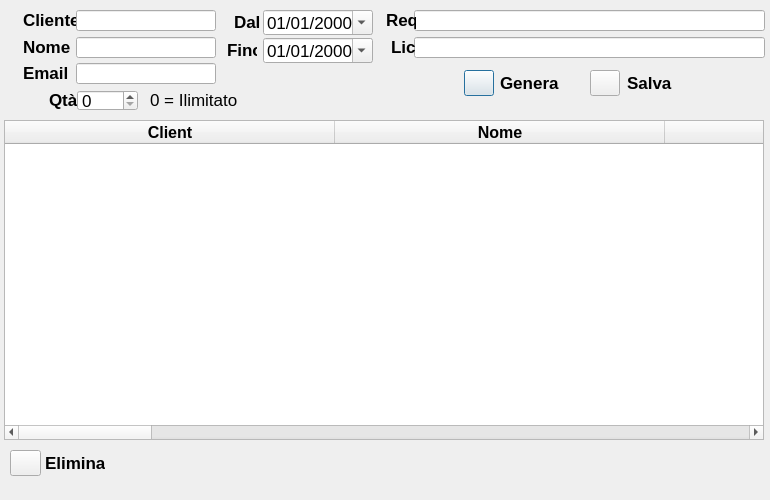
<?xml version="1.0" encoding="UTF-8"?>
<ui version="4.0">
 <class>DialogLic</class>
 <widget class="QDialog" name="DialogLic">
  <property name="geometry">
   <rect>
    <x>0</x>
    <y>0</y>
    <width>770</width>
    <height>500</height>
   </rect>
  </property>
  <property name="sizePolicy">
   <sizepolicy hsizetype="Fixed" vsizetype="Fixed">
    <horstretch>0</horstretch>
    <verstretch>0</verstretch>
   </sizepolicy>
  </property>
  <property name="minimumSize">
   <size>
    <width>770</width>
    <height>500</height>
   </size>
  </property>
  <property name="maximumSize">
   <size>
    <width>770</width>
    <height>500</height>
   </size>
  </property>
  <property name="sizeIncrement">
   <size>
    <width>770</width>
    <height>500</height>
   </size>
  </property>
  <property name="baseSize">
   <size>
    <width>770</width>
    <height>500</height>
   </size>
  </property>
  <property name="font">
   <font>
    <family>Monospace</family>
    <pointsize>9</pointsize>
   </font>
  </property>
  <property name="cursor">
   <cursorShape>PointingHandCursor</cursorShape>
  </property>
  <property name="windowTitle">
   <string>Aron Proxy License</string>
  </property>
  <widget class="QTableWidget" name="tableWidget">
   <property name="geometry">
    <rect>
     <x>4</x>
     <y>120</y>
     <width>760</width>
     <height>320</height>
    </rect>
   </property>
   <property name="minimumSize">
    <size>
     <width>760</width>
     <height>320</height>
    </size>
   </property>
   <property name="maximumSize">
    <size>
     <width>760</width>
     <height>320</height>
    </size>
   </property>
   <property name="sizeIncrement">
    <size>
     <width>760</width>
     <height>320</height>
    </size>
   </property>
   <property name="baseSize">
    <size>
     <width>760</width>
     <height>420</height>
    </size>
   </property>
   <property name="font">
    <font>
     <family>Helvetica</family>
     <pointsize>13</pointsize>
    </font>
   </property>
   <property name="cursor" stdset="0">
    <cursorShape>PointingHandCursor</cursorShape>
   </property>
   <property name="editTriggers">
    <set>QAbstractItemView::DoubleClicked</set>
   </property>
   <property name="dragDropOverwriteMode">
    <bool>false</bool>
   </property>
   <property name="alternatingRowColors">
    <bool>true</bool>
   </property>
   <property name="selectionMode">
    <enum>QAbstractItemView::SingleSelection</enum>
   </property>
   <property name="selectionBehavior">
    <enum>QAbstractItemView::SelectRows</enum>
   </property>
   <property name="textElideMode">
    <enum>Qt::ElideMiddle</enum>
   </property>
   <property name="gridStyle">
    <enum>Qt::DotLine</enum>
   </property>
   <property name="sortingEnabled">
    <bool>true</bool>
   </property>
   <attribute name="horizontalHeaderDefaultSectionSize">
    <number>69</number>
   </attribute>
   <attribute name="horizontalHeaderMinimumSectionSize">
    <number>330</number>
   </attribute>
   <attribute name="horizontalHeaderStretchLastSection">
    <bool>false</bool>
   </attribute>
   <attribute name="verticalHeaderDefaultSectionSize">
    <number>25</number>
   </attribute>
   <attribute name="verticalHeaderMinimumSectionSize">
    <number>25</number>
   </attribute>
   <attribute name="verticalHeaderStretchLastSection">
    <bool>false</bool>
   </attribute>
   <column>
    <property name="text">
     <string>Client</string>
    </property>
    <property name="font">
     <font>
      <family>Helvetica</family>
      <pointsize>12</pointsize>
      <weight>75</weight>
      <bold>true</bold>
     </font>
    </property>
    <property name="textAlignment">
     <set>AlignCenter</set>
    </property>
   </column>
   <column>
    <property name="text">
     <string>Nome</string>
    </property>
    <property name="font">
     <font>
      <family>Helvetica</family>
      <pointsize>12</pointsize>
      <weight>75</weight>
      <bold>true</bold>
     </font>
    </property>
    <property name="textAlignment">
     <set>AlignCenter</set>
    </property>
   </column>
   <column>
    <property name="text">
     <string>Email</string>
    </property>
    <property name="font">
     <font>
      <family>Helvetica</family>
      <pointsize>12</pointsize>
      <weight>75</weight>
      <bold>true</bold>
     </font>
    </property>
    <property name="textAlignment">
     <set>AlignCenter</set>
    </property>
   </column>
   <column>
    <property name="text">
     <string>Qtà</string>
    </property>
    <property name="font">
     <font>
      <family>Helvetica</family>
      <pointsize>12</pointsize>
      <weight>75</weight>
      <bold>true</bold>
     </font>
    </property>
    <property name="textAlignment">
     <set>AlignCenter</set>
    </property>
   </column>
   <column>
    <property name="text">
     <string>Attivo</string>
    </property>
    <property name="font">
     <font>
      <family>Helvetica</family>
      <pointsize>12</pointsize>
      <weight>75</weight>
      <bold>true</bold>
     </font>
    </property>
    <property name="textAlignment">
     <set>AlignCenter</set>
    </property>
   </column>
   <column>
    <property name="text">
     <string>Scade</string>
    </property>
    <property name="font">
     <font>
      <family>Helvetica</family>
      <pointsize>12</pointsize>
      <weight>75</weight>
      <bold>true</bold>
     </font>
    </property>
    <property name="textAlignment">
     <set>AlignCenter</set>
    </property>
   </column>
   <column>
    <property name="text">
     <string>Req</string>
    </property>
    <property name="font">
     <font>
      <family>Helvetica</family>
      <pointsize>12</pointsize>
      <weight>75</weight>
      <bold>true</bold>
     </font>
    </property>
    <property name="textAlignment">
     <set>AlignCenter</set>
    </property>
   </column>
   <column>
    <property name="text">
     <string>Lic</string>
    </property>
    <property name="font">
     <font>
      <family>Helvetica</family>
      <pointsize>12</pointsize>
      <weight>75</weight>
      <bold>true</bold>
     </font>
    </property>
    <property name="textAlignment">
     <set>AlignCenter</set>
    </property>
   </column>
   <column>
    <property name="text">
     <string>Server-ID</string>
    </property>
    <property name="font">
     <font>
      <family>Helvetica</family>
      <pointsize>12</pointsize>
      <weight>75</weight>
      <bold>true</bold>
     </font>
    </property>
    <property name="textAlignment">
     <set>AlignCenter</set>
    </property>
   </column>
   <column>
    <property name="text">
     <string>Active</string>
    </property>
    <property name="font">
     <font>
      <family>Helvetica</family>
      <pointsize>12</pointsize>
      <weight>75</weight>
      <bold>true</bold>
     </font>
    </property>
    <property name="textAlignment">
     <set>AlignCenter</set>
    </property>
   </column>
   <column>
    <property name="text">
     <string>Password</string>
    </property>
    <property name="font">
     <font>
      <family>Helvetica</family>
      <pointsize>12</pointsize>
      <weight>75</weight>
      <bold>true</bold>
     </font>
    </property>
    <property name="textAlignment">
     <set>AlignCenter</set>
    </property>
   </column>
  </widget>
  <widget class="QLabel" name="labelClient">
   <property name="geometry">
    <rect>
     <x>23</x>
     <y>10</y>
     <width>60</width>
     <height>20</height>
    </rect>
   </property>
   <property name="minimumSize">
    <size>
     <width>60</width>
     <height>20</height>
    </size>
   </property>
   <property name="maximumSize">
    <size>
     <width>60</width>
     <height>20</height>
    </size>
   </property>
   <property name="font">
    <font>
     <family>Helvetica</family>
     <pointsize>13</pointsize>
     <weight>75</weight>
     <bold>true</bold>
    </font>
   </property>
   <property name="cursor">
    <cursorShape>PointingHandCursor</cursorShape>
   </property>
   <property name="text">
    <string>Cliente</string>
   </property>
  </widget>
  <widget class="QLineEdit" name="lineEditClient">
   <property name="geometry">
    <rect>
     <x>76</x>
     <y>10</y>
     <width>140</width>
     <height>21</height>
    </rect>
   </property>
   <property name="font">
    <font>
     <family>Helvetica</family>
     <pointsize>13</pointsize>
    </font>
   </property>
   <property name="cursor">
    <cursorShape>PointingHandCursor</cursorShape>
   </property>
  </widget>
  <widget class="QLabel" name="labelName">
   <property name="geometry">
    <rect>
     <x>23</x>
     <y>37</y>
     <width>60</width>
     <height>20</height>
    </rect>
   </property>
   <property name="minimumSize">
    <size>
     <width>60</width>
     <height>20</height>
    </size>
   </property>
   <property name="maximumSize">
    <size>
     <width>60</width>
     <height>20</height>
    </size>
   </property>
   <property name="font">
    <font>
     <family>Helvetica</family>
     <pointsize>13</pointsize>
     <weight>75</weight>
     <bold>true</bold>
    </font>
   </property>
   <property name="cursor">
    <cursorShape>PointingHandCursor</cursorShape>
   </property>
   <property name="text">
    <string>Nome</string>
   </property>
  </widget>
  <widget class="QLineEdit" name="lineEditName">
   <property name="geometry">
    <rect>
     <x>76</x>
     <y>37</y>
     <width>140</width>
     <height>21</height>
    </rect>
   </property>
   <property name="font">
    <font>
     <family>Helvetica</family>
     <pointsize>13</pointsize>
    </font>
   </property>
   <property name="cursor">
    <cursorShape>PointingHandCursor</cursorShape>
   </property>
  </widget>
  <widget class="QLabel" name="labelEmail">
   <property name="geometry">
    <rect>
     <x>23</x>
     <y>63</y>
     <width>60</width>
     <height>20</height>
    </rect>
   </property>
   <property name="minimumSize">
    <size>
     <width>60</width>
     <height>20</height>
    </size>
   </property>
   <property name="maximumSize">
    <size>
     <width>60</width>
     <height>20</height>
    </size>
   </property>
   <property name="font">
    <font>
     <family>Helvetica</family>
     <pointsize>13</pointsize>
     <weight>75</weight>
     <bold>true</bold>
    </font>
   </property>
   <property name="cursor">
    <cursorShape>PointingHandCursor</cursorShape>
   </property>
   <property name="text">
    <string>Email</string>
   </property>
  </widget>
  <widget class="QLineEdit" name="lineEditEmail">
   <property name="geometry">
    <rect>
     <x>76</x>
     <y>63</y>
     <width>140</width>
     <height>21</height>
    </rect>
   </property>
   <property name="font">
    <font>
     <family>Helvetica</family>
     <pointsize>13</pointsize>
    </font>
   </property>
   <property name="cursor">
    <cursorShape>PointingHandCursor</cursorShape>
   </property>
  </widget>
  <widget class="QLabel" name="labelQty">
   <property name="geometry">
    <rect>
     <x>49</x>
     <y>90</y>
     <width>30</width>
     <height>20</height>
    </rect>
   </property>
   <property name="minimumSize">
    <size>
     <width>30</width>
     <height>20</height>
    </size>
   </property>
   <property name="maximumSize">
    <size>
     <width>30</width>
     <height>20</height>
    </size>
   </property>
   <property name="font">
    <font>
     <family>Helvetica</family>
     <pointsize>13</pointsize>
     <weight>75</weight>
     <bold>true</bold>
    </font>
   </property>
   <property name="cursor">
    <cursorShape>PointingHandCursor</cursorShape>
   </property>
   <property name="text">
    <string>Qtà</string>
   </property>
  </widget>
  <widget class="QDateEdit" name="dateEditActive">
   <property name="geometry">
    <rect>
     <x>263</x>
     <y>10</y>
     <width>110</width>
     <height>25</height>
    </rect>
   </property>
   <property name="font">
    <font>
     <family>Helvetica</family>
     <pointsize>13</pointsize>
    </font>
   </property>
   <property name="cursor">
    <cursorShape>PointingHandCursor</cursorShape>
   </property>
   <property name="displayFormat">
    <string>dd/MM/yyyy</string>
   </property>
   <property name="calendarPopup">
    <bool>true</bool>
   </property>
  </widget>
  <widget class="QLabel" name="labelActive">
   <property name="geometry">
    <rect>
     <x>234</x>
     <y>12</y>
     <width>30</width>
     <height>20</height>
    </rect>
   </property>
   <property name="minimumSize">
    <size>
     <width>30</width>
     <height>20</height>
    </size>
   </property>
   <property name="maximumSize">
    <size>
     <width>30</width>
     <height>20</height>
    </size>
   </property>
   <property name="font">
    <font>
     <family>Helvetica</family>
     <pointsize>13</pointsize>
     <weight>75</weight>
     <bold>true</bold>
    </font>
   </property>
   <property name="cursor">
    <cursorShape>PointingHandCursor</cursorShape>
   </property>
   <property name="text">
    <string>Dal</string>
   </property>
  </widget>
  <widget class="QLabel" name="labelExpire">
   <property name="geometry">
    <rect>
     <x>227</x>
     <y>40</y>
     <width>30</width>
     <height>20</height>
    </rect>
   </property>
   <property name="minimumSize">
    <size>
     <width>30</width>
     <height>20</height>
    </size>
   </property>
   <property name="maximumSize">
    <size>
     <width>30</width>
     <height>20</height>
    </size>
   </property>
   <property name="font">
    <font>
     <family>Helvetica</family>
     <pointsize>13</pointsize>
     <weight>75</weight>
     <bold>true</bold>
    </font>
   </property>
   <property name="cursor">
    <cursorShape>PointingHandCursor</cursorShape>
   </property>
   <property name="text">
    <string>Fino</string>
   </property>
  </widget>
  <widget class="QDateEdit" name="dateEditExpire">
   <property name="geometry">
    <rect>
     <x>263</x>
     <y>38</y>
     <width>110</width>
     <height>25</height>
    </rect>
   </property>
   <property name="font">
    <font>
     <family>Helvetica</family>
     <pointsize>13</pointsize>
    </font>
   </property>
   <property name="cursor">
    <cursorShape>PointingHandCursor</cursorShape>
   </property>
   <property name="displayFormat">
    <string>dd/MM/yyyy</string>
   </property>
   <property name="calendarPopup">
    <bool>true</bool>
   </property>
  </widget>
  <widget class="QPushButton" name="btGenerate">
   <property name="geometry">
    <rect>
     <x>464</x>
     <y>70</y>
     <width>30</width>
     <height>26</height>
    </rect>
   </property>
   <property name="font">
    <font>
     <family>Helvetica</family>
     <pointsize>13</pointsize>
    </font>
   </property>
   <property name="cursor">
    <cursorShape>PointingHandCursor</cursorShape>
   </property>
   <property name="text">
    <string/>
   </property>
  </widget>
  <widget class="QPushButton" name="btSave">
   <property name="geometry">
    <rect>
     <x>590</x>
     <y>70</y>
     <width>30</width>
     <height>26</height>
    </rect>
   </property>
   <property name="font">
    <font>
     <family>Helvetica</family>
     <pointsize>13</pointsize>
    </font>
   </property>
   <property name="cursor">
    <cursorShape>PointingHandCursor</cursorShape>
   </property>
   <property name="text">
    <string/>
   </property>
  </widget>
  <widget class="QLineEdit" name="lineEditReq">
   <property name="geometry">
    <rect>
     <x>414</x>
     <y>10</y>
     <width>351</width>
     <height>21</height>
    </rect>
   </property>
   <property name="font">
    <font>
     <family>Helvetica</family>
     <pointsize>13</pointsize>
    </font>
   </property>
   <property name="cursor">
    <cursorShape>PointingHandCursor</cursorShape>
   </property>
   <property name="readOnly">
    <bool>true</bool>
   </property>
  </widget>
  <widget class="QLabel" name="labelReq">
   <property name="geometry">
    <rect>
     <x>386</x>
     <y>10</y>
     <width>30</width>
     <height>20</height>
    </rect>
   </property>
   <property name="minimumSize">
    <size>
     <width>30</width>
     <height>20</height>
    </size>
   </property>
   <property name="maximumSize">
    <size>
     <width>30</width>
     <height>20</height>
    </size>
   </property>
   <property name="font">
    <font>
     <family>Helvetica</family>
     <pointsize>13</pointsize>
     <weight>75</weight>
     <bold>true</bold>
    </font>
   </property>
   <property name="cursor">
    <cursorShape>PointingHandCursor</cursorShape>
   </property>
   <property name="text">
    <string>Req</string>
   </property>
  </widget>
  <widget class="QLineEdit" name="lineEditLic">
   <property name="geometry">
    <rect>
     <x>414</x>
     <y>37</y>
     <width>351</width>
     <height>21</height>
    </rect>
   </property>
   <property name="font">
    <font>
     <family>Helvetica</family>
     <pointsize>13</pointsize>
    </font>
   </property>
   <property name="cursor">
    <cursorShape>PointingHandCursor</cursorShape>
   </property>
   <property name="readOnly">
    <bool>true</bool>
   </property>
  </widget>
  <widget class="QLabel" name="labelLic">
   <property name="geometry">
    <rect>
     <x>391</x>
     <y>37</y>
     <width>30</width>
     <height>20</height>
    </rect>
   </property>
   <property name="minimumSize">
    <size>
     <width>30</width>
     <height>20</height>
    </size>
   </property>
   <property name="maximumSize">
    <size>
     <width>30</width>
     <height>20</height>
    </size>
   </property>
   <property name="font">
    <font>
     <family>Helvetica</family>
     <pointsize>13</pointsize>
     <weight>75</weight>
     <bold>true</bold>
    </font>
   </property>
   <property name="cursor">
    <cursorShape>PointingHandCursor</cursorShape>
   </property>
   <property name="text">
    <string>Lic</string>
   </property>
  </widget>
  <widget class="QPushButton" name="btDelete">
   <property name="geometry">
    <rect>
     <x>10</x>
     <y>450</y>
     <width>31</width>
     <height>26</height>
    </rect>
   </property>
   <property name="font">
    <font>
     <family>Helvetica</family>
     <pointsize>13</pointsize>
    </font>
   </property>
   <property name="cursor">
    <cursorShape>PointingHandCursor</cursorShape>
   </property>
   <property name="text">
    <string/>
   </property>
  </widget>
  <widget class="QLabel" name="labelGenerate">
   <property name="geometry">
    <rect>
     <x>500</x>
     <y>73</y>
     <width>60</width>
     <height>20</height>
    </rect>
   </property>
   <property name="minimumSize">
    <size>
     <width>60</width>
     <height>20</height>
    </size>
   </property>
   <property name="maximumSize">
    <size>
     <width>60</width>
     <height>20</height>
    </size>
   </property>
   <property name="font">
    <font>
     <family>Helvetica</family>
     <pointsize>13</pointsize>
     <weight>75</weight>
     <bold>true</bold>
    </font>
   </property>
   <property name="cursor">
    <cursorShape>PointingHandCursor</cursorShape>
   </property>
   <property name="text">
    <string>Genera</string>
   </property>
  </widget>
  <widget class="QLabel" name="labelSave">
   <property name="geometry">
    <rect>
     <x>627</x>
     <y>73</y>
     <width>60</width>
     <height>20</height>
    </rect>
   </property>
   <property name="minimumSize">
    <size>
     <width>60</width>
     <height>20</height>
    </size>
   </property>
   <property name="maximumSize">
    <size>
     <width>60</width>
     <height>20</height>
    </size>
   </property>
   <property name="font">
    <font>
     <family>Helvetica</family>
     <pointsize>13</pointsize>
     <weight>75</weight>
     <bold>true</bold>
    </font>
   </property>
   <property name="cursor">
    <cursorShape>PointingHandCursor</cursorShape>
   </property>
   <property name="text">
    <string>Salva</string>
   </property>
  </widget>
  <widget class="QLabel" name="labelDelete">
   <property name="geometry">
    <rect>
     <x>45</x>
     <y>453</y>
     <width>60</width>
     <height>20</height>
    </rect>
   </property>
   <property name="minimumSize">
    <size>
     <width>60</width>
     <height>20</height>
    </size>
   </property>
   <property name="maximumSize">
    <size>
     <width>60</width>
     <height>20</height>
    </size>
   </property>
   <property name="font">
    <font>
     <family>Helvetica</family>
     <pointsize>13</pointsize>
     <weight>75</weight>
     <bold>true</bold>
    </font>
   </property>
   <property name="cursor">
    <cursorShape>PointingHandCursor</cursorShape>
   </property>
   <property name="text">
    <string>Elimina</string>
   </property>
  </widget>
  <widget class="QSpinBox" name="spinBoxQty">
   <property name="geometry">
    <rect>
     <x>77</x>
     <y>90</y>
     <width>61</width>
     <height>21</height>
    </rect>
   </property>
   <property name="font">
    <font>
     <family>Helvetica</family>
     <pointsize>13</pointsize>
    </font>
   </property>
   <property name="maximum">
    <number>1000</number>
   </property>
  </widget>
  <widget class="QLabel" name="labelUnlimited">
   <property name="geometry">
    <rect>
     <x>150</x>
     <y>90</y>
     <width>100</width>
     <height>20</height>
    </rect>
   </property>
   <property name="minimumSize">
    <size>
     <width>100</width>
     <height>20</height>
    </size>
   </property>
   <property name="maximumSize">
    <size>
     <width>100</width>
     <height>20</height>
    </size>
   </property>
   <property name="font">
    <font>
     <family>Helvetica</family>
     <pointsize>13</pointsize>
     <weight>50</weight>
     <bold>false</bold>
    </font>
   </property>
   <property name="cursor">
    <cursorShape>PointingHandCursor</cursorShape>
   </property>
   <property name="text">
    <string>0 = Ilimitato</string>
   </property>
  </widget>
 </widget>
 <layoutdefault spacing="6" margin="11"/>
 <tabstops>
  <tabstop>lineEditClient</tabstop>
  <tabstop>lineEditName</tabstop>
  <tabstop>lineEditEmail</tabstop>
  <tabstop>spinBoxQty</tabstop>
  <tabstop>dateEditActive</tabstop>
  <tabstop>dateEditExpire</tabstop>
  <tabstop>btGenerate</tabstop>
  <tabstop>btSave</tabstop>
  <tabstop>tableWidget</tabstop>
  <tabstop>btDelete</tabstop>
  <tabstop>lineEditReq</tabstop>
  <tabstop>lineEditLic</tabstop>
 </tabstops>
 <resources/>
 <connections/>
</ui>
